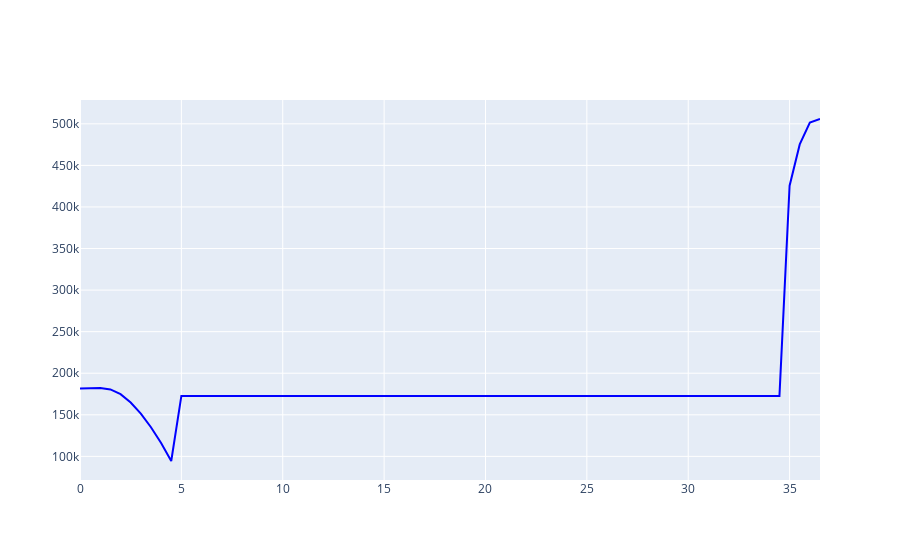

This figure's notebook cell:
### Code cell
import plotly.graph_objects as go

fig = go.Figure(data=go.Scatter(
    x=time_POOH,
    y=hook_POOH,
    mode="lines",
    line=dict(color="blue")
))

# fig.update_layout()
fig.show()
